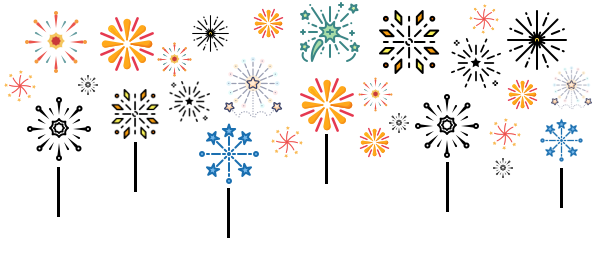
#> input picture hanhan/firework-top.png, 600 x 256 px, found by its file name
$ python '烟花花边-置色.py'
#> lines starting #> are read from the running program, lines starting #| are printed output that depends on the picture; after the words box and inside, x2 and y2 are one past the last pixel; in counts of white or black regions, pixels touching at a corner belong together
from PIL import Image
import numpy as np


im = Image.open('./hanhan/firework-top.png')
#> im is the input picture: PIL image 600x256 RGBA; mean R, G, B, A 15, 11.3, 8.6, 21.8
arr = np.array(im)

red_color = (255, 79, 75,255)

for i in range(arr.shape[0]):
    for j in range(arr.shape[1]):
        r,g,b,a = arr[i,j]
        if a!=0:
            arr[i,j]=red_color
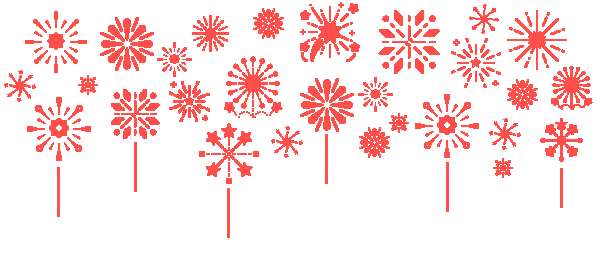
#> arr: shape (256, 600, 4); 14.73% of pixels changed, all inside (x1, y1, x2, y2) = (4, 2, 593, 238); transparent parts drawn white


im = Image.fromarray(arr)
# im.show()
im.save('./hanhan/firework-top--all-red.png')

$ run again, with hanhan/firework.png copied over hanhan/firework-top.png
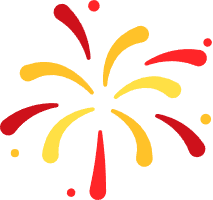
#> input picture hanhan/firework.png, 213 x 200 px, found by its file name
#> im is the input picture: PIL image 213x200 RGBA; mean R, G, B, A 48.3, 24.2, 8.5, 46.3
#> after the loop `for i in range(arr.shape[0]):`:
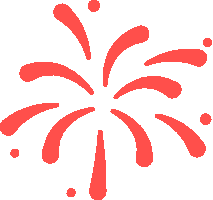
#> arr: shape (200, 213, 4); 19.94% of pixels changed, all inside (x1, y1, x2, y2) = (0, 0, 212, 200); transparent parts drawn white
